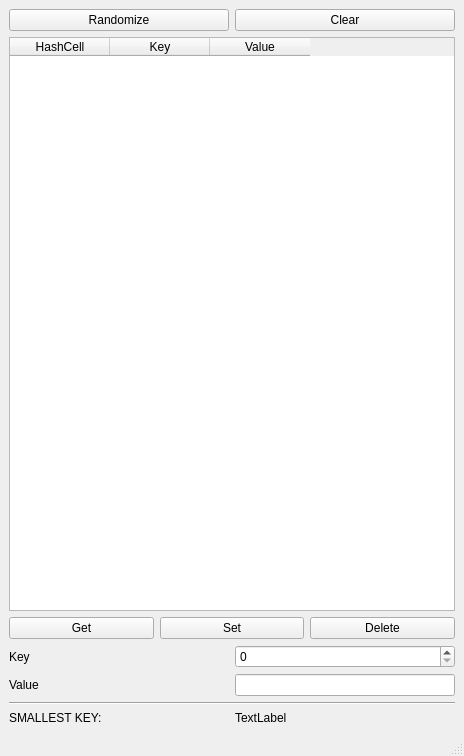
<?xml version="1.0" encoding="UTF-8"?>
<ui version="4.0">
 <class>MainWindow</class>
 <widget class="QMainWindow" name="MainWindow">
  <property name="geometry">
   <rect>
    <x>0</x>
    <y>0</y>
    <width>464</width>
    <height>756</height>
   </rect>
  </property>
  <property name="windowTitle">
   <string>MainWindow</string>
  </property>
  <widget class="QWidget" name="centralwidget">
   <layout class="QGridLayout" name="gridLayout">
    <item row="6" column="1">
     <widget class="QSpinBox" name="key">
      <property name="maximum">
       <number>999999999</number>
      </property>
     </widget>
    </item>
    <item row="0" column="0">
     <widget class="QPushButton" name="randBtn">
      <property name="text">
       <string>Randomize</string>
      </property>
     </widget>
    </item>
    <item row="8" column="0" colspan="2">
     <widget class="Line" name="line">
      <property name="orientation">
       <enum>Qt::Horizontal</enum>
      </property>
     </widget>
    </item>
    <item row="0" column="1">
     <widget class="QPushButton" name="clearBtn">
      <property name="text">
       <string>Clear</string>
      </property>
     </widget>
    </item>
    <item row="6" column="0">
     <widget class="QLabel" name="label_3">
      <property name="text">
       <string>Key</string>
      </property>
     </widget>
    </item>
    <item row="7" column="1">
     <widget class="QLineEdit" name="value"/>
    </item>
    <item row="1" column="0" colspan="2">
     <widget class="QTableWidget" name="entries">
      <property name="sizePolicy">
       <sizepolicy hsizetype="Expanding" vsizetype="Expanding">
        <horstretch>1</horstretch>
        <verstretch>0</verstretch>
       </sizepolicy>
      </property>
      <property name="editTriggers">
       <set>QAbstractItemView::NoEditTriggers</set>
      </property>
      <property name="selectionMode">
       <enum>QAbstractItemView::NoSelection</enum>
      </property>
      <column>
       <property name="text">
        <string>HashCell</string>
       </property>
      </column>
      <column>
       <property name="text">
        <string>Key</string>
       </property>
      </column>
      <column>
       <property name="text">
        <string>Value</string>
       </property>
      </column>
     </widget>
    </item>
    <item row="7" column="0">
     <widget class="QLabel" name="label_4">
      <property name="text">
       <string>Value</string>
      </property>
     </widget>
    </item>
    <item row="2" column="0" colspan="2">
     <layout class="QHBoxLayout" name="horizontalLayout">
      <item>
       <widget class="QPushButton" name="getBtn">
        <property name="text">
         <string>Get</string>
        </property>
       </widget>
      </item>
      <item>
       <widget class="QPushButton" name="setBtn">
        <property name="text">
         <string>Set</string>
        </property>
       </widget>
      </item>
      <item>
       <widget class="QPushButton" name="delBtn">
        <property name="text">
         <string>Delete</string>
        </property>
       </widget>
      </item>
     </layout>
    </item>
    <item row="9" column="0">
     <widget class="QLabel" name="label">
      <property name="text">
       <string>SMALLEST KEY:</string>
      </property>
     </widget>
    </item>
    <item row="9" column="1">
     <widget class="QLabel" name="smalles">
      <property name="text">
       <string>TextLabel</string>
      </property>
     </widget>
    </item>
   </layout>
  </widget>
  <widget class="QMenuBar" name="menubar">
   <property name="geometry">
    <rect>
     <x>0</x>
     <y>0</y>
     <width>464</width>
     <height>22</height>
    </rect>
   </property>
  </widget>
  <widget class="QStatusBar" name="statusbar"/>
 </widget>
 <resources/>
 <connections/>
</ui>
